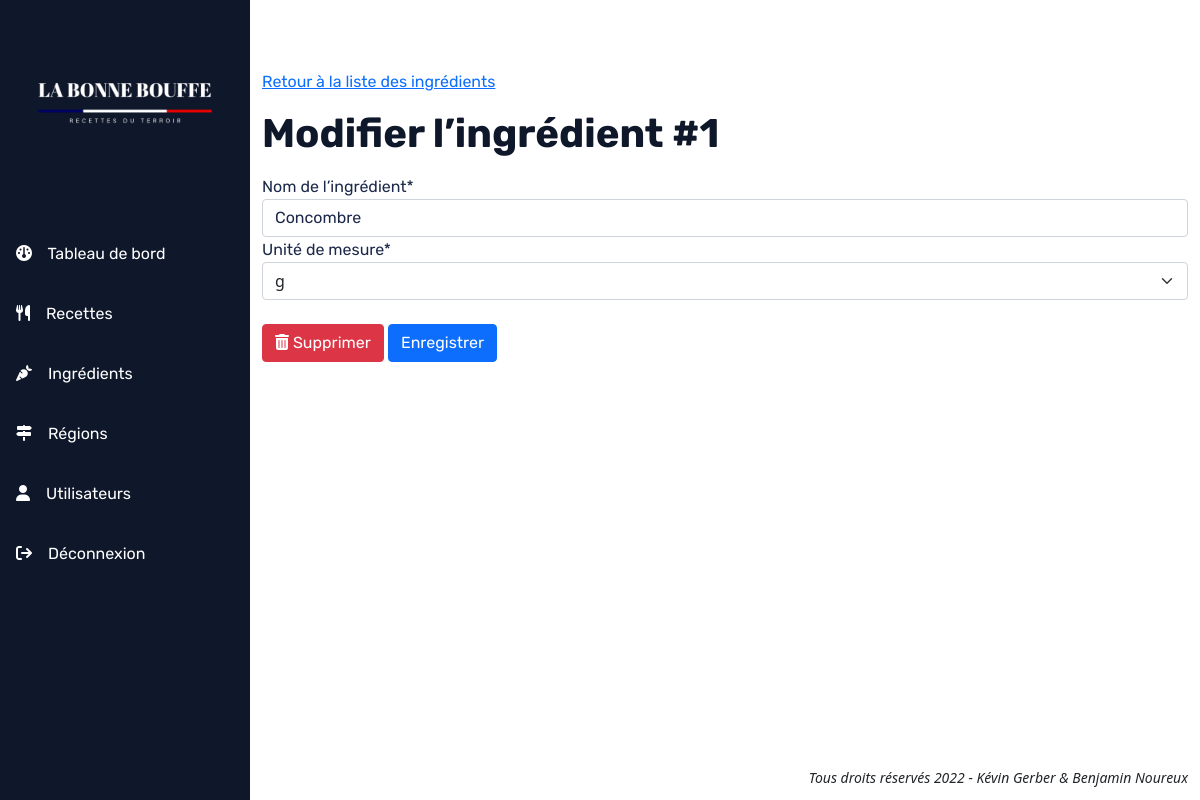
/index.php?p=ingredient&action=edit&id=1, run on the app's committed database.
### tables this page shows
CREATE TABLE IF NOT EXISTS `ingredient` (
  `id` int(11) NOT NULL AUTO_INCREMENT,
  `nom` varchar(50) NOT NULL,
  `uniteMesure` enum('g','kg','cl','l','cac','cas','pincée') NOT NULL,
  PRIMARY KEY (`id`)
);

### src/controller/IngredientController.php (called while the page is built, shortened)
<?php
class IngredientController
{
    private static string $tableName = 'Ingredient';
    public static function edit(string $id): void
    {
        $manager = new IngredientManager();
        $ingredient = $manager->getOne(intval($id), IngredientController::$tableName);
        require_once './src/view/ingredients/edit-ingredient.php';
    }
}

### src/model/manager/EntityManager.php (called while the page is built, shortened)
<?php
require_once './src/model/entity/Ingredient.php';
class EntityManager
{
    public function getOne(int $id, string $entityName)
    {
        $bdd = DbManager::DBConnect();
        $sql = 'SELECT * FROM ' . htmlentities($entityName) . ' WHERE id = ' . htmlentities($id);
        $requete = $bdd->query($sql);
        $requete->setFetchMode(PDO::FETCH_CLASS, $entityName);
        $entity = $requete->fetch();
        return $entity;
    }
}

### src/model/entity/Ingredient.php (called while the page is built, shortened)
<?php
class Ingredient extends Entity
{
    protected int $id;
    protected string $nom;
    protected string $uniteMesure;
    public function getId(): int
    {
        return $this->id;
    }
    public function getNom(): string
    {
        return $this->nom;
    }
    public function getUniteMesure(): string
    {
        return $this->uniteMesure;
    }
}

### src/view/ingredients/edit-ingredient.php (the view, shortened to what this page needs)
<main>
    <div class="container">
        <div class="row">
            <div class="col">
                <p><a href="./index.php?p=ingredient">Retour à la liste des ingrédients</a></p>
                <h1>
                    Modifier l’ingrédient #<?= $ingredient->getId(); ?>
                </h1>
            </div>
        </div>
    </div>
    <div class="container">
        <div class="row">
            <div class="col">
                <form action="./index.php?p=ingredient&action=edit&id=<?= $ingredient->getId(); ?>" method="post">
                    <div class="form-group mt-2">
                        <label for="nom">Nom de l’ingrédient*</label>
                        <input id="nom" required type="text" name="nom" class="form-control"
                               value="<?= $ingredient->getNom(); ?>">
                        <label for="uniteMesure">Unité de mesure*</label>
                        <select id="uniteMesure" name="uniteMesure" class="form-select">
                            <option><?= $ingredient->getUniteMesure(); ?></option>
                        </select>
                    </div>
                    <div class="form-group mt-4">
                        <a class="btn btn-danger" href="./index.php?p=ingredient&action=delete&id=<?=$ingredient->getId()?>"><i class="fa-solid fa-trash-can"></i> Supprimer</a>
                        <input class="btn btn-primary" type="submit" value="Enregistrer">
                    </div>
                </form>
            </div>
        </div>
    </div>
</main>

### public/css/style.css (style rules this page uses)
:root { --bg-dark: #0f172a; --title-dark: #0f172a; --text-light: #fefefe; --text-dark: #1C294A; }
body { display: grid; grid-template: "menu content" "menu content" "menu footer"; grid-template-columns: 250px 1fr; }
main { grid-area: content; }
h1, h2, h3, h4, h5, h6 { font-family: 'Rubik', 'sans-serif'; font-weight: bold; color: var(--title-dark); }
p, a, table, input, textarea, label { font-family: 'Rubik', 'sans-serif'; }
p, td, th, textarea, label, input[type='text'], input[type='email'], input[type='password'] { color: var(--text-dark) !important; }
main { padding-top: 70px; min-height: 90vh; }

### data on the page
ingredient: id "1", nom "Concombre", uniteMesure "g"
